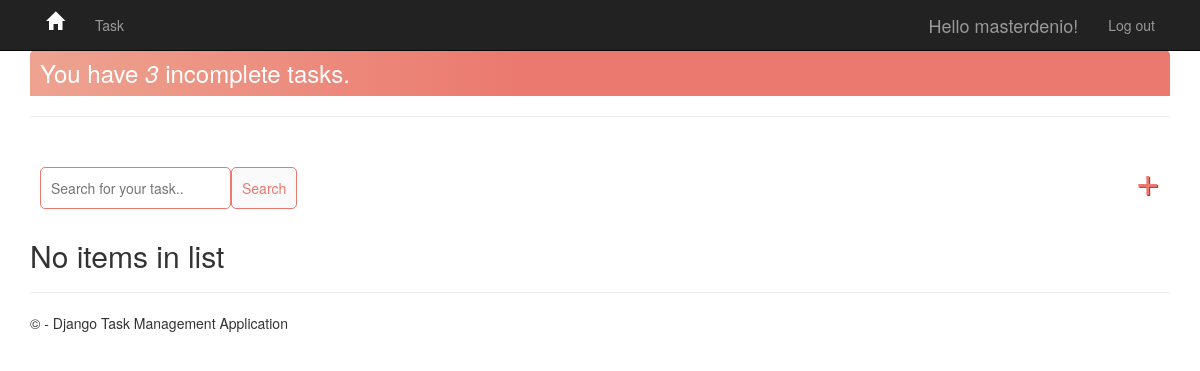
The page /task/ (signed in) on the database as committed earlier.
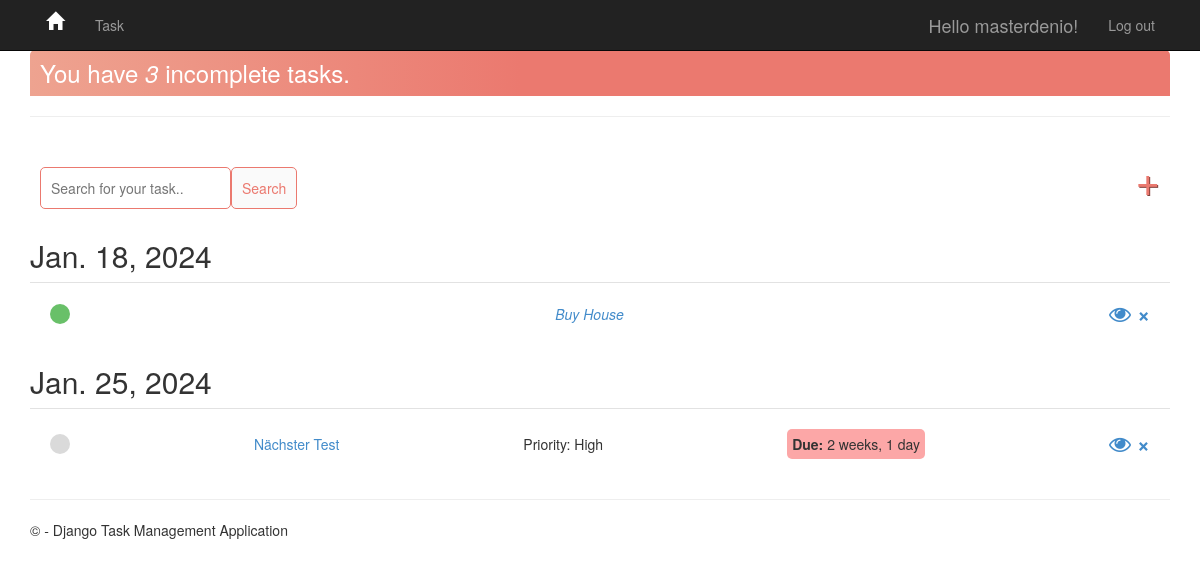
The same page on the database as committed later.
### app/models.py (models this page shows)
class Task(models.Model):
    PRIORITY_CHOICES = [
        ('L', 'Low'),
        ('M', 'Medium'),
        ('H', 'High'),
        ('F', 'Fast Lane'),
    ]
    due_date = models.DateField(
        auto_now_add=False, auto_now=False, blank=True, null=True)
    user = models.ForeignKey(
        User, on_delete=models.CASCADE, null=True, blank=True)
    title = models.CharField(max_length=200)
    description = models.TextField(null=True, blank=True)
    complete = models.BooleanField(default=False)
    create = models.DateTimeField(auto_now_add=True)
    update = models.DateTimeField(auto_now=True)
    priority = models.CharField(
        max_length=1,
        choices=PRIORITY_CHOICES,
        default='L',
    )
    def __str__(self):
        return self.title
    class Meta:
        ordering = ['complete']

### app/views.py (the view)
# urls.py: path('task/', views.TaskList.as_view(), name='tasks'),
class TaskList(LoginRequiredMixin, ListView):
    model = Task
    context_object_name = 'tasks'
    def get_context_data(self, **kwargs):
        context = super().get_context_data(**kwargs)
        context['tasks'] = context['tasks'].filter(user=self.request.user)
        search_input = self.request.GET.get('search-area') or ''
        if search_input:
            context['tasks'] = context['tasks'].filter(
                title__startswith=search_input)
        context['search_input'] = search_input
        context['count'] = context['tasks'].filter(complete=False).count()
        dates = context['tasks'].dates('due_date', 'day')
        tasks_by_date = {date: context['tasks'].filter(
            due_date=date).order_by('-priority') for date in dates}
        context['tasks_by_date'] = tasks_by_date
        return context
    def get_queryset(self):
        return Task.objects.filter(user=self.request.user).order_by('-due_date', '-priority')

### app/templates/app/task_list.html (shortened to what this page needs)
{% extends 'app/layout.html' %}
{% block content %}
<div class="header-bar">
    <div>
        <h3 style="margin:0">You have <i>{{ count }}</i> incomplete task{{ count|pluralize:"s" }}.</h3>
    </div>
</div>
<hr>
<div id="search-add-wrapper">
    <form method="GET" style="margin-top: 20px; display: flex;">
        <input type="text" name='search-area' value="{{ search_input }}" placeholder="Search for your task.." />
        <input class="button" type="submit" value='Search' />
    </form>
    <a id="add-link" href="{% url 'task-create' %}">&#x2b;</a>
</div>
<div class="task-items-wrapper">
    {% for date, tasks in tasks_by_date.items %}
    <h2>{{ date }}</h2>
    {% for task in tasks %}
    <div class="task-wrapper">
        {% if task.complete %}
        <div class="task-complete-icon"></div>
        <i><s><a href="{% url 'task-update' task.id %}" style="float:left;">{{ task }}</a></s></i>
        <div class="delete-link">
            <a class="fa fa-eye" href="{% url 'task' task.id %}" style="text-decoration: none"></a>
            <a href="{% url 'task-delete' task.id %}" style="text-decoration: none">&#215;</a>
        </div>
        {% else %}
        <div class="task-incomplete-icon"></div>
        <a href="{% url 'task-update' task.id %}">{{ task }}</a>
        <span class="task-priority">Priority: {{ task.get_priority_display }}</span>
        <span class="timer"><b>Due: </b>{{ task.due_date|timeuntil }}</span>
        <div class="delete-link">
            <a class="fa fa-eye" href="{% url 'task' task.id %}" style="text-decoration: none"></a>
            <a href="{% url 'task-delete' task.id %}" style="text-decoration: none">&#215;</a>
        </div>
        {% endif %}
    </div>
    {% endfor %}
    {% empty %}
    <h2>No items in list</h2>
    {% endfor %}
</div>
{% endblock content %}

Rows that differ between the two databases and show on the page:
now on this page (row edited): Task: title "Buy House", shown under "Jan. 18, 2024"
added Task: title "Nächster Test", priority "High", due_date "2 weeks, 1 day", shown under "Jan. 25, 2024"
Other text that changed with them:
new list line: "Jan. 18, 2024"
new list line: "Jan. 25, 2024"
text no longer shown: "No items in list"
